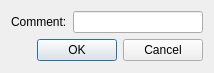
<?xml version="1.0" encoding="UTF-8"?>
<ui version="4.0">
 <class>MsgCommentDialog</class>
 <widget class="QDialog" name="MsgCommentDialog">
  <property name="geometry">
   <rect>
    <x>0</x>
    <y>0</y>
    <width>214</width>
    <height>73</height>
   </rect>
  </property>
  <property name="windowTitle">
   <string>Dialog</string>
  </property>
  <layout class="QVBoxLayout" name="verticalLayout">
   <item>
    <layout class="QHBoxLayout" name="horizontalLayout">
     <item>
      <widget class="QLabel" name="label">
       <property name="text">
        <string>Comment:</string>
       </property>
      </widget>
     </item>
     <item>
      <widget class="QLineEdit" name="m_commentLineEdit"/>
     </item>
    </layout>
   </item>
   <item>
    <widget class="QDialogButtonBox" name="buttonBox">
     <property name="orientation">
      <enum>Qt::Horizontal</enum>
     </property>
     <property name="standardButtons">
      <set>QDialogButtonBox::Cancel|QDialogButtonBox::Ok</set>
     </property>
    </widget>
   </item>
  </layout>
 </widget>
 <resources/>
 <connections>
  <connection>
   <sender>buttonBox</sender>
   <signal>accepted()</signal>
   <receiver>MsgCommentDialog</receiver>
   <slot>accept()</slot>
   <hints>
    <hint type="sourcelabel">
     <x>248</x>
     <y>254</y>
    </hint>
    <hint type="destinationlabel">
     <x>157</x>
     <y>274</y>
    </hint>
   </hints>
  </connection>
  <connection>
   <sender>buttonBox</sender>
   <signal>rejected()</signal>
   <receiver>MsgCommentDialog</receiver>
   <slot>reject()</slot>
   <hints>
    <hint type="sourcelabel">
     <x>316</x>
     <y>260</y>
    </hint>
    <hint type="destinationlabel">
     <x>286</x>
     <y>274</y>
    </hint>
   </hints>
  </connection>
 </connections>
</ui>
